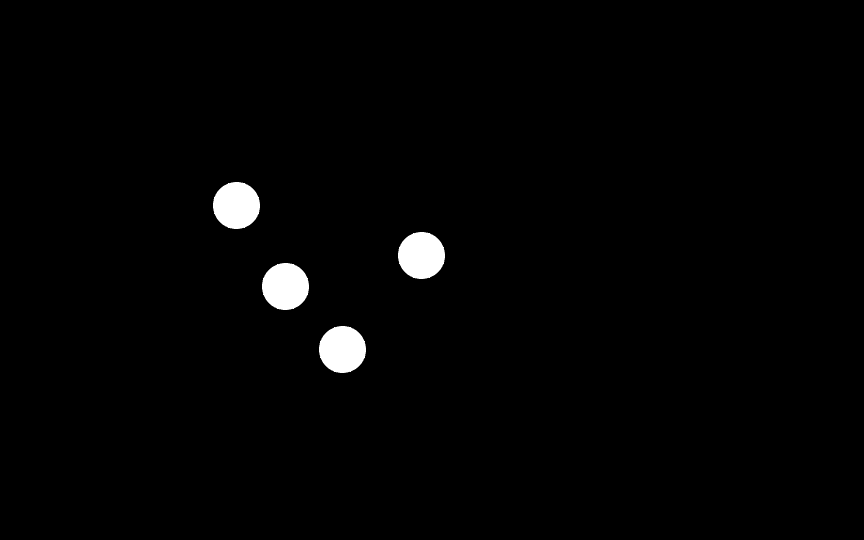
#> input picture test_data/test.png, 864 x 540 px, found by its file name
$ python test.py
#> lines starting #> are read from the running program, lines starting #| are printed output that depends on the picture; after the words box and inside, x2 and y2 are one past the last pixel; in counts of white or black regions, pixels touching at a corner belong together
import cv2
import numpy as np
while True:
        image = cv2.imread("test.png")
#> image is the input picture: shape (540, 864, 3); min 0, max 255, mean 3.8
        gray = cv2.cvtColor(image, cv2.COLOR_BGR2GRAY)
        print(type(gray))
#| <class 'numpy.ndarray'>
        print(np.shape(gray))
#| (540, 864)
        circles = cv2.HoughCircles(gray, cv2.HOUGH_GRADIENT, 1, 10, np.array([]), 100, 30, 1, 30)
#> circles = [[236.5, 205.5, 23.2], [285.5, 286.5, 23.2], [342.5, 349.5, 23.2], [421.5, 255.5, 23.2]]
        if circles is not None:
                circles = np.round(circles[0, :]).astype("int")
#> circles = [[236, 206, 23], [286, 286, 23], [342, 350, 23], [422, 256, 23]]
                for (x, y, r) in circles:
                        cv2.circle(image, (x, y), r, (0, 255, 0), 4)
                        cv2.rectangle(image, (x - 5, y - 5), (x + 5, y + 5), (0, 128, 255), -1)
#> this loop made 4 passes
#> (x, y) on passes 1 to 4: (236, 206), (286, 286), (342, 350), (422, 256)
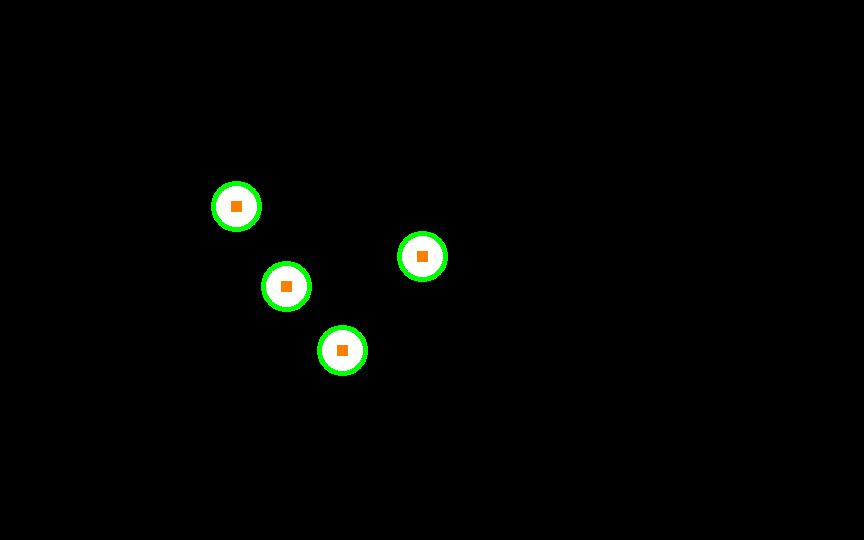
#> image: shape (540, 864, 3); 0.73% of pixels changed, all inside (x1, y1, x2, y2) = (211, 181, 448, 376)
                cv2.imshow("output", image)
        if cv2.waitKey(1) == ord('q'):
#> (key q is pressed here)
            break
cv2.destroyAllWindows()
